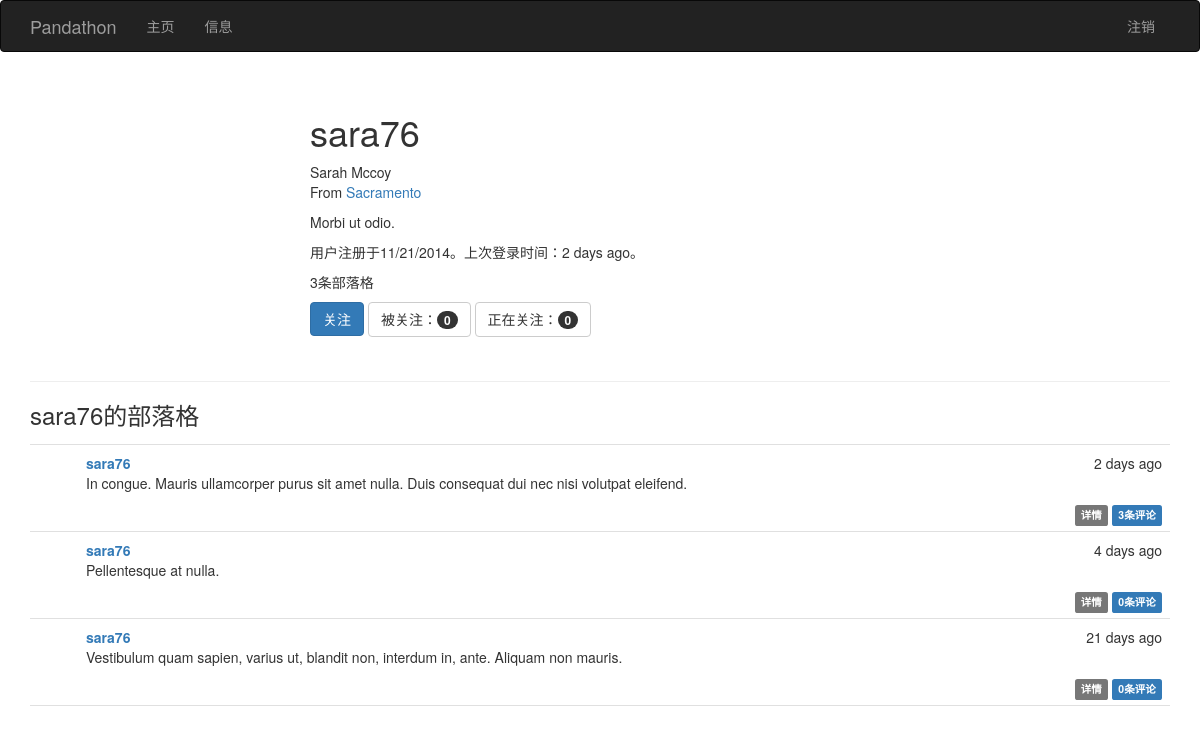
Screenshot of /user/sara76 (signed in) with the database file from the repository.
### app/models.py (models this page shows, shortened)
class User(UserMixin, db.Model):
    __tablename__ = 'users'
    id = db.Column(db.Integer, primary_key=True)
    email = db.Column(db.String(64), unique=True, index=True)
    username = db.Column(db.String(64), unique=True, index=True)
    role_id = db.Column(db.Integer, db.ForeignKey('roles.id'))
    password_hash = db.Column(db.String(128))
    confirmed = db.Column(db.Boolean, default=True)
    name = db.Column(db.String(64))
    location = db.Column(db.String(64))
    about_me = db.Column(db.Text())
    member_since = db.Column(db.DateTime(), default=datetime.now())
    last_seen = db.Column(db.DateTime(), default=datetime.now())
    posts = db.relationship('Post', backref='author', lazy='dynamic')
    followed = db.relationship('Follow', foreign_keys=[Follow.follower_id],
                               backref=db.backref('follower', lazy='joined'),
                               lazy='dynamic', cascade='all, delete-orphan')
    followers = db.relationship('Follow', foreign_keys=[Follow.followed_id],
                                backref=db.backref('followed', lazy='joined'),
                                lazy='dynamic', cascade='all, delete-orphan')
    comments = db.relationship('Comment', backref='author', lazy='dynamic')
    @property
    def password(self):
        raise AttributeError('password is not a readable attribute')
    def can(self, permissions):
        return self.role is not None and \
            (self.role.permissions & permissions) == permissions
    def is_administrator(self):
        return self.can(Permission.ADMINISTER)
    def ping(self):
        self.last_seen = datetime.now()
        db.session.add(self)
    def is_following(self, user):
        return self.followed.filter_by(
            followed_id=user.id).first() is not None

class Post(db.Model):
    __tablename__ = 'posts'
    id = db.Column(db.Integer, primary_key=True)
    body = db.Column(db.Text)
    body_html = db.Column(db.Text)
    timestamp = db.Column(db.DateTime, index=True, default=datetime.now())
    author_id = db.Column(db.Integer, db.ForeignKey('users.id'))
    comments = db.relationship('Comment', backref='post', lazy='dynamic')

### app/main/views.py (the view)
@main.route('/user/<username>')
def user(username):
    user = User.query.filter_by(username=username).first_or_404()
    posts = user.posts.order_by(Post.timestamp.desc()).all()
    return render_template('user.html', user=user, posts=posts)

### app/auth/views.py (called while the page is built)
@auth.before_app_request
def before_request():
    if current_user.is_authenticated():
        current_user.ping()
        if not current_user.confirmed \
                and request.endpoint[:5] != 'auth.':
            return redirect(url_for('auth.unconfirmed'))

### app/main/__init__.py (called while the page is built)
@main.app_context_processor
def inject_permissions():
    return dict(Permission=Permission)

### app/models.py (called while the page is built)
@login_manager.user_loader
def load_user(user_id):
    return User.query.get(int(user_id))

### app/templates/user.html (shortened to what this page needs)
{% extends "base.html" %}
{% block page_content %}
<div class="page-header">
    <div class="profile-header">
        <h1>{{ user.username }}</h1>
        {% if user.name or user.location %}
        <p>
            {% if user.name %}{{ user.name }}<br>{% endif %}
            {% if user.location %}
                From <a href="http://maps.google.com/?q={{ user.location }}">{{ user.location }}</a><br>
            {% endif %}
        </p>
        {% endif %}
        {% if user.about_me %}<p>{{ user.about_me }}</p>{% endif %}
        <p>用户注册于{{ moment(user.member_since).format('L') }}。上次登录时间：{{ moment(user.last_seen).fromNow() }}。</p>
        <p>{{ user.posts.count() }}条部落格</p>
        <p>
            {% if current_user.can(Permission.FOLLOW) and user != current_user %}
                {% if not current_user.is_following(user) %}
                <a href="{{ url_for('.follow', username=user.username) }}" class="btn btn-primary"> 关注</a>
                {% else %}
                <a href="{{ url_for('.unfollow', username=user.username) }}" class="btn btn-default">取消订阅</a>
                {% endif %}
            {% endif %}
            <a href="{{ url_for('.followers', username=user.username) }}" class="btn btn-default">被关注：<span class="badge">{{ user.followers.count() }}</span></a>
            <a href="{{ url_for('.followed_by', username=user.username) }}" class="btn btn-default">正在关注：<span class="badge badge-default">{{ user.followed.count() }}</span></a>
        </p>
    </div>
</div>
<h3>{{ user.username }}的部落格</h3>
{% include '_posts.html' %}
{% endblock %}

### app/templates/_posts.html (shortened to what this page needs)
<ul class="posts">
    {% for post in posts %}
    <li class="post">
        <div class="post-content">
            <div class="post-date">{{ moment(post.timestamp, True).fromNow() }}</div>
            <div class="post-author"><a href="{{ url_for('.user', username=post.author.username) }}">{{ post.author.username }}</a></div>
            <div class="post-body">
            {% if post.body_html %}
                {{ post.body_html | safe }}
            {% else %}
                {{ post.body }}
            {% endif %}
            </div>
            <div class="post-footer">
                <a href="{{ url_for('.post', id=post.id) }}">
                    <span class="label label-default">详情</span>
                </a>
                <a href="{{ url_for('.post', id=post.id) }}#comments">
                    <span class="label label-primary">{{ post.comments.count() }}条评论</span>
                </a>
            </div>
        </div>
    </li>
    {% endfor %}
</ul>

### app/static/styles.css (style rules this page uses)
.profile-header { min-height: 260px; margin-left: 280px; }
ul.posts { list-style-type: none; padding: 0px; margin: 16px 0px 0px 0px; border-top: 1px solid #e0e0e0; }
ul.posts li.post { padding: 8px; border-bottom: 1px solid #e0e0e0; }
div.post-date { float: right; }
div.post-author { font-weight: bold; }
div.post-content { margin-left: 48px; min-height: 48px; }
div.post-footer { text-align: right; }

### rows the page displays
User: username "sara76", name "Sarah Mccoy", location "Sacramento", about_me "Morbi ut odio.", member_since "11/21/2014", last_seen "2 days ago"
Post: timestamp "2 days ago", author.username "sara76", body_html "In congue. Mauris ullamcorper purus sit amet nulla. Duis consequat dui nec nisi volutpat eleifend.", comments.count "3"
Post: timestamp "4 days ago", author.username "sara76", body_html "Pellentesque at nulla.", comments.count "0"
Post: timestamp "21 days ago", author.username "sara76", body_html "Vestibulum quam sapien, varius ut, blandit non, interdum in, ante. Aliquam non mauris.", comments.count "0"

### other values shown
{{ user.posts.count() }} "3"
{{ user.followers.count() }} "0"
{{ user.followed.count() }} "0"
